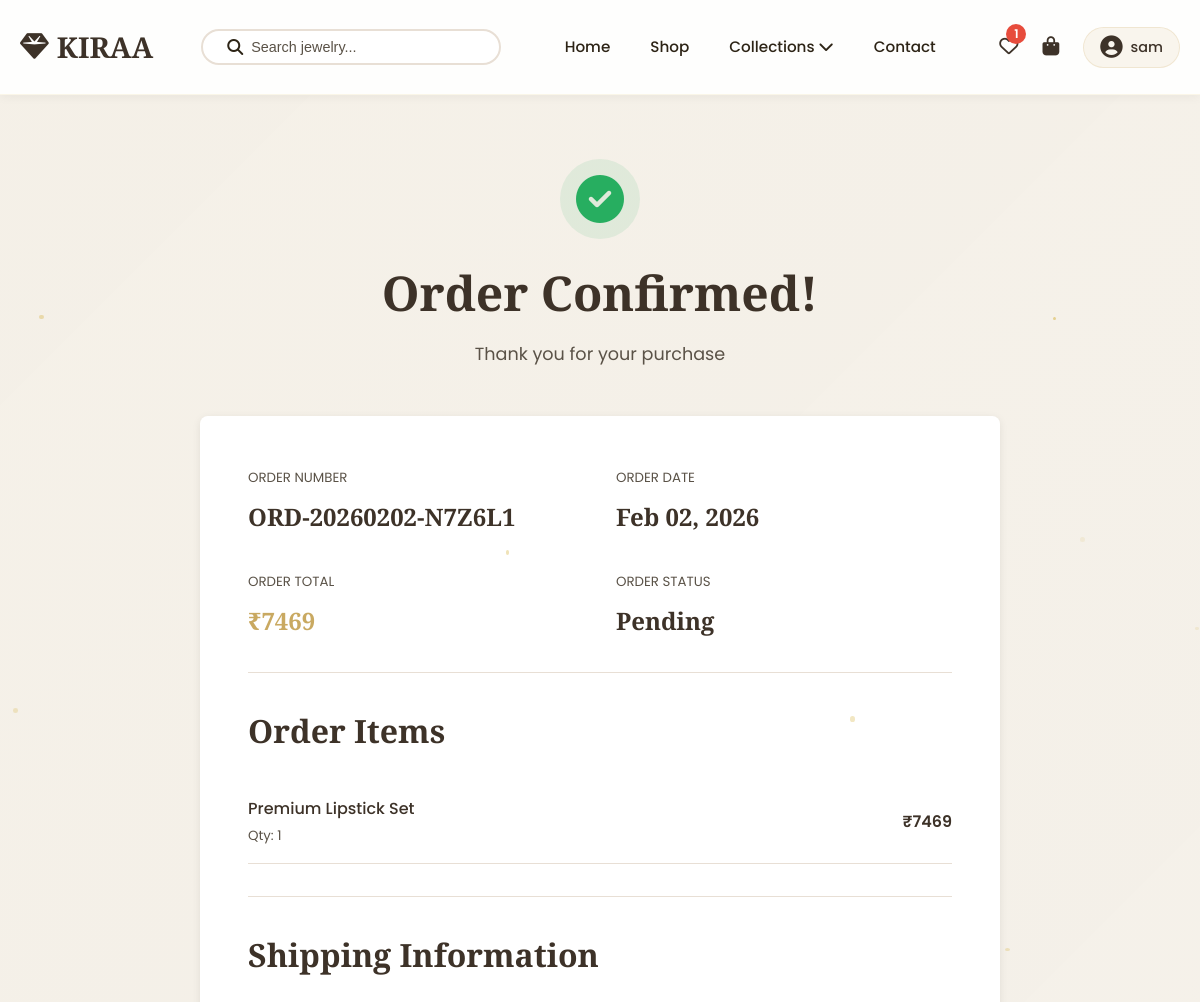
The page /order-confirmation/2/ (signed in, upper part) on the database as committed earlier.
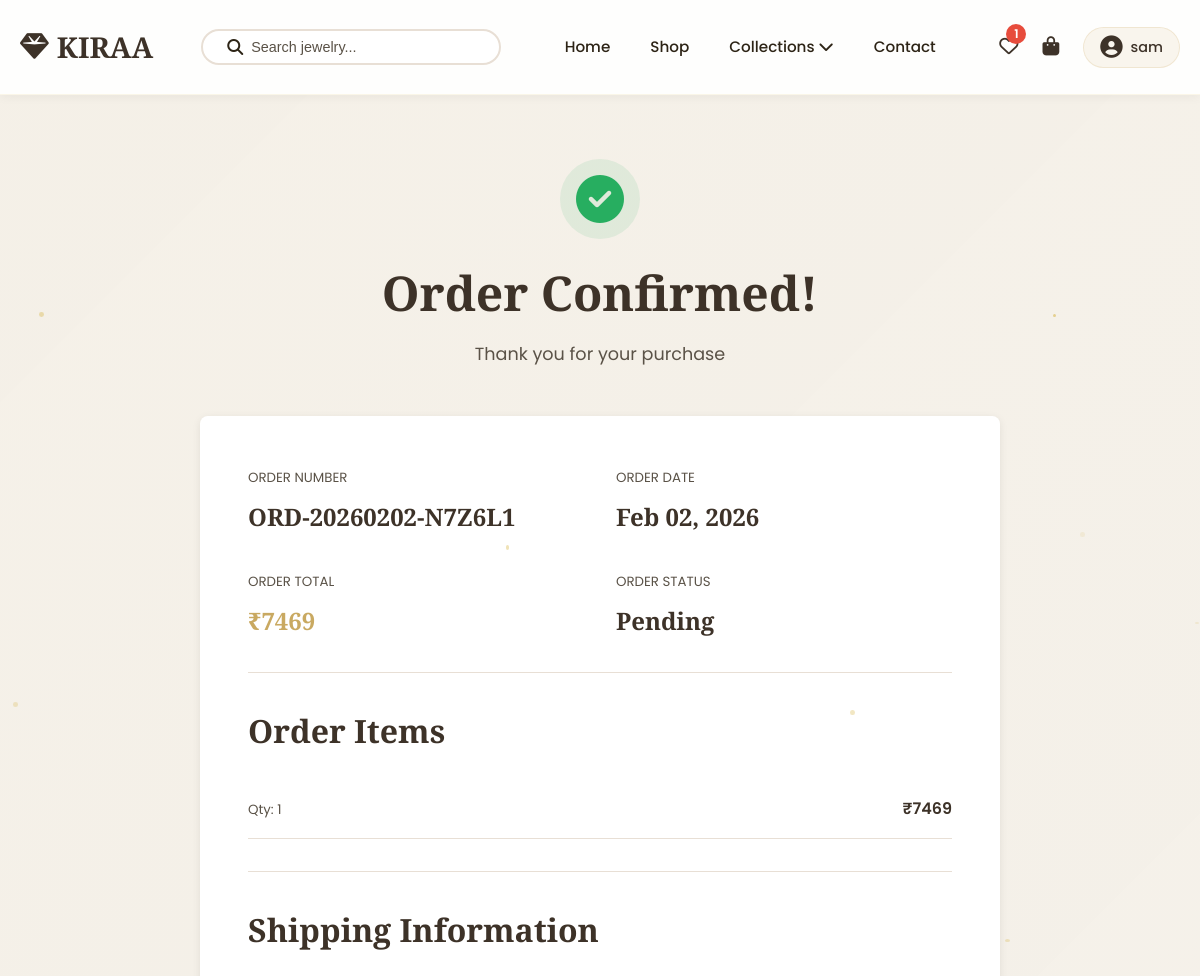
The same page on the database as committed later.
### store/models.py (models this page shows, shortened)
class OrderItem(models.Model):
    order = models.ForeignKey(Order, on_delete=models.CASCADE, related_name='items')
    product = models.ForeignKey(Product, on_delete=models.SET_NULL, null=True)
    quantity = models.IntegerField()
    price = models.DecimalField(max_digits=10, decimal_places=2)
    def get_subtotal(self):
        return self.price * self.quantity

class Product(models.Model):
    name = models.CharField(max_length=200)
    slug = models.SlugField(max_length=200, unique=True)
    description = models.TextField()
    category = models.ForeignKey(Category, on_delete=models.CASCADE, related_name='products')
    price = models.DecimalField(max_digits=10, decimal_places=2)
    original_price = models.DecimalField(max_digits=10, decimal_places=2, blank=True, null=True)
    image = models.ImageField(upload_to='products/')
    image_2 = models.ImageField(upload_to='products/', blank=True, null=True)
    image_3 = models.ImageField(upload_to='products/', blank=True, null=True)
    stock = models.IntegerField(default=0)
    is_featured = models.BooleanField(default=False)
    is_new = models.BooleanField(default=True)
    created_at = models.DateTimeField(auto_now_add=True)
    updated_at = models.DateTimeField(auto_now=True)
    class Meta:
        ordering = ['-created_at']

### store/views.py (the view)
# urls.py: path('order-confirmation/<int:order_id>/', views.order_confirmation, name='order_confirmation'),
def order_confirmation(request, order_id):
    order = get_object_or_404(Order, id=order_id)
    if order.user != request.user and not request.user.is_staff:
        return redirect('home')
    tax_amount = order.total_price * Decimal('0.08')
    context = {
        'order': order,
        'tax_amount': tax_amount,
        'page_title': f'Order Confirmation - {order.order_number}',
    }
    return render(request, 'store/order_confirmation.html', context)

### store/context_processors.py (called while the page is built)
def cart_context(request):
    cart_count = 0
    cart_total = 0
    cart_items = []
    if request.user.is_authenticated:
        cart_items = CartItem.objects.filter(user=request.user)
        cart_count = sum([item.quantity for item in cart_items])
        cart_total = sum([item.get_subtotal() for item in cart_items])
    else:
        cart = request.session.get('cart', {})
        cart_count = len(cart)
    return {
        'cart_count': cart_count,
        'cart_total': cart_total,
        'cart_items': cart_items,
    }

### store/models.py (called while the page is built)
    def can_be_cancelled(self):
        return self.status in ['pending', 'confirmed']

### templates/store/order_confirmation.html (shortened to what this page needs)
{% extends 'base.html' %}
{% load static %}
{% block content %}
<div class="container py-5">
    <div style="text-align: center; margin-bottom: 3rem;">
        <div style="width: 80px; height: 80px; margin: 0 auto 1rem; background: rgba(39, 174, 96, 0.1); border-radius: 50%; display: flex; align-items: center; justify-content: center;">
            <i class="fas fa-check-circle" style="font-size: 3rem; color: var(--success);"></i>
        </div>
        <h1 style="margin-bottom: 0.5rem;">Order Confirmed!</h1>
        <p class="text-muted" style="font-size: 1.1rem;">Thank you for your purchase</p>
    </div>
    <div style="max-width: 800px; margin: 0 auto;">
        <div style="background: var(--white); padding: 3rem; border-radius: 8px; box-shadow: 0 2px 8px rgba(0,0,0,0.08); margin-bottom: 2rem;">
            <div style="display: grid; grid-template-columns: 1fr 1fr; gap: 2rem; margin-bottom: 2rem;">
                <div>
                    <p style="color: var(--text-light); margin: 0 0 0.5rem;"><small>ORDER NUMBER</small></p>
                    <h4 style="margin: 0; color: var(--dark-color);">{{ order.order_number }}</h4>
                </div>
                <div>
                    <p style="color: var(--text-light); margin: 0 0 0.5rem;"><small>ORDER DATE</small></p>
                    <h4 style="margin: 0; color: var(--dark-color);">{{ order.created_at|date:"M d, Y" }}</h4>
                </div>
                <div>
                    <p style="color: var(--text-light); margin: 0 0 0.5rem;"><small>ORDER TOTAL</small></p>
                    <h4 style="margin: 0; color: var(--primary-color);">₹{{ order.total_price|floatformat:0 }}</h4>
                </div>
                <div>
                    <p style="color: var(--text-light); margin: 0 0 0.5rem;"><small>ORDER STATUS</small></p>
                    <h4 style="margin: 0; color: var(--dark-color); text-transform: capitalize;">{{ order.get_status_display }}</h4>
                </div>
            </div>
            <hr style="border: none; border-top: 1px solid var(--border-color); margin: 2rem 0;">
            <h3 style="margin-bottom: 1.5rem;">Order Items</h3>
            <div style="margin-bottom: 2rem;">
                {% for item in order.items.all %}
                    <div style="display: flex; justify-content: space-between; align-items: center; padding: 1rem 0; border-bottom: 1px solid var(--border-color);">
                        <div>
                            <p style="margin: 0; color: var(--dark-color); font-weight: 500;">{{ item.product.name }}</p>
                            <small style="color: var(--text-light);">Qty: {{ item.quantity }}</small>
                        </div>
                        <p style="margin: 0; font-weight: 600; color: var(--dark-color);">₹{{ item.get_subtotal|floatformat:0 }}</p>
                    </div>
                {% endfor %}
            </div>
            <hr style="border: none; border-top: 1px solid var(--border-color); margin: 2rem 0;">
            <h3 style="margin-bottom: 1.5rem;">Shipping Information</h3>
        </div>
    </div>
</div>
{% endblock %}

Rows that differ between the two databases and show on the page:
changed OrderItem: product.name "Premium Lipstick Set" → (not shown)
